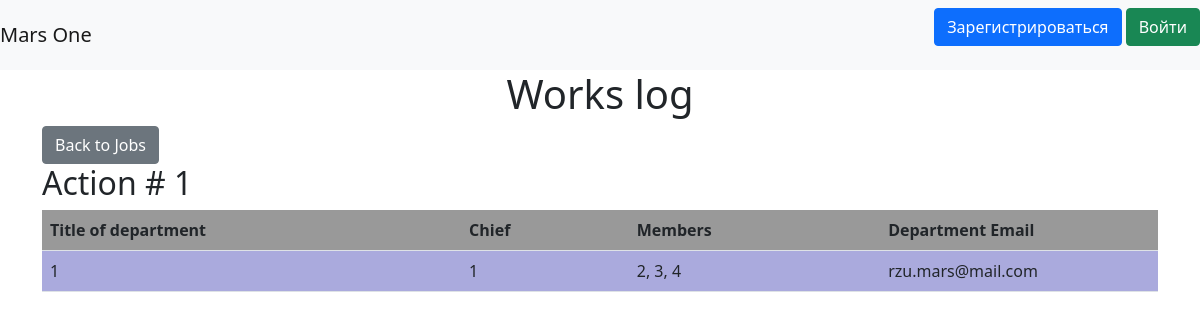
The page /departments on the database its author committed.
### data/departments.py (models this page shows)
class Department(SqlAlchemyBase):
    __tablename__ = 'departmens'
    id = sqlalchemy.Column(sqlalchemy.Integer,
                           primary_key=True, autoincrement=True)
    title = sqlalchemy.Column(sqlalchemy.String, nullable=True)
    chief = sqlalchemy.Column(sqlalchemy.Integer,
                                sqlalchemy.ForeignKey("users.id"))
    members = sqlalchemy.Column(sqlalchemy.String, nullable=True)
    email = sqlalchemy.Column(sqlalchemy.String,
                              index=True, unique=True, nullable=True)
    user = orm.relation('User')

### main.py (the view)
@app.route("/departments")
def departments():
    db_sess = db_session.create_session()
    departments = db_sess.query(Department)
    return render_template("departments.html", departments=departments, current_user=current_user)

### data/db_session.py (called while the page is built)
def create_session() -> Session:
    global __factory
    return __factory()

### templates/departments.html (shortened to what this page needs)
{% extends "base.html" %}
{% block content %}
    <h1 align="center">Works log</h1>
    <a href="/" class="btn btn-secondary">Back to Jobs</a>
    {% for department in departments %}
<h2>Action # {{ department.id }}</h2>
    <table class="table">
        <tr>
            <th style="background-color: #999;width: 250px;">Title of department</th>
            <th style="background-color: #999;width: 100px;">Chief</th>
            <th style="background-color: #999;width: 150px;">Members</th>
            <th style="background-color: #999;width: 150px;">Department Email</th>
        </tr>
        <tr>
            <td style="background-color: #AAD">{{department.id}}</td>
            <td style="background-color: #AAD">{{department.chief}}</td>
            <td style="background-color: #AAD">{{department.members}}</td>
            <td style="background-color: #AAD">{{department.email}}</td>
        </tr>
        </table>
    {% endfor %}
{% endblock %}

### rows shown on the page
Department: id "1", chief "1", members "2, 3, 4", email "rzu.mars@mail.com"
